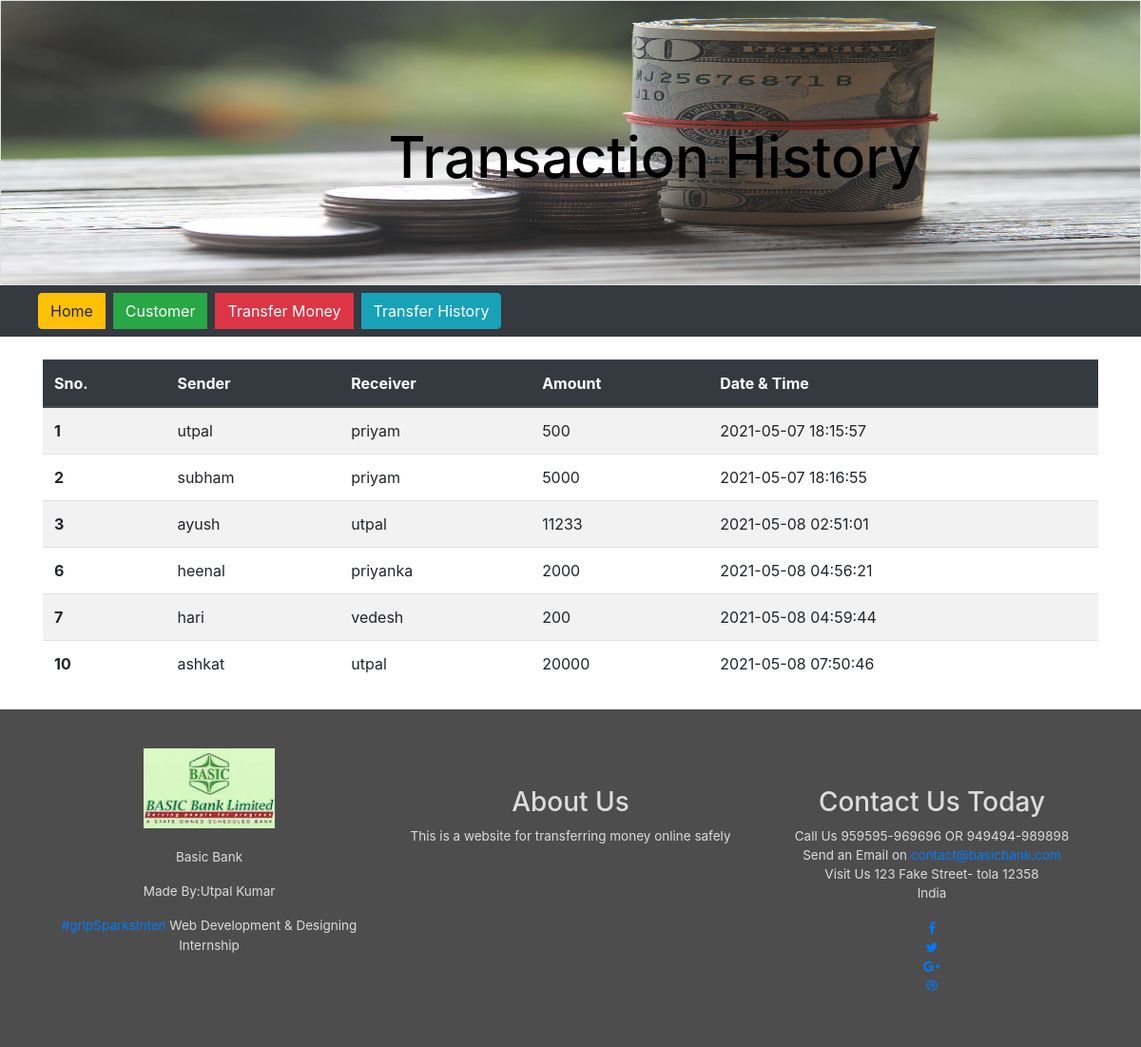
/transaction.php, run on the app's committed database.
### tables this page shows
CREATE TABLE `transactionhistory` (
  `sno` int(255) NOT NULL,
  `sender` varchar(50) NOT NULL,
  `sender_id` int(100) NOT NULL,
  `receiver` varchar(50) NOT NULL,
  `amount` int(255) NOT NULL,
  `time` timestamp NOT NULL DEFAULT current_timestamp(),
  `receiver_id` int(100) NOT NULL
);

### transaction.php (the view, shortened to what this page needs)
<?php include  'dbconn.php';
 $query = "SELECT * FROM transactionhistory";
$result  = mysqli_query($con, $query);
$row = mysqli_num_rows($result);
?>
<!DOCTYPE html>
<html lang="en">
<head>
    <link rel="stylesheet" href="https://stackpath.bootstrapcdn.com/bootstrap/4.4.1/css/bootstrap.min.css">
    <link rel="stylesheet" href="https://maxcdn.bootstrapcdn.com/font-awesome/4.5.0/css/font-awesome.min.css">
</head>
<body>
<div class="card" style=" width : 100%; height :300px;;">
<img src="stacked.jpg" class="image/img-fluid" alt="Responsive image" style="width : 100%;  opacity: 0.99; height:100%;">
<div class="glow"><h1 style="font-size:60px">&nbsp&nbsp&nbspTransaction History</h1></div>
  </div>
<nav class="navbar navbar-expand-sm bg-dark navbar-dark">
  <div class="collapse navbar-collapse" id="collapsibleNavbar">
    <ul class="navbar-nav">
      <li class="nav-item">
      <div class="btn-group">
      <a type="button" href="home.php" class="btn btn-warning" style="margin-left : 8px; ">Home</a>
  <a type="button" href="customer.php" class="btn btn-success" style="margin-left : 8px;   ">Customer</a>
  <a type="button" href="transfer.php" class="btn btn-danger" style="margin-left : 8px; ">Transfer Money</a>
  <a type="button" href="transaction.php"class="btn btn-info" style="margin-left : 8px; ">Transfer History</a>
</div>
    </ul>
  </div>
</nav>
<div class="container" style="margin-top : 2%;  margin-bottom : 2%; width : 100%;">
<table class="table table-striped table-hover " >
  <thead class="thead-dark">
    <tr>
      <th scope="col">Sno.</th>
      <th scope="col">Sender</th>
    <th scope="col">Receiver</th>
      <th scope="col">Amount</th>
      <th scope="col">Date & Time</th>
    </tr>
  </thead>
  <tbody>
      <?php  if($row >0){
          while($rows = mysqli_fetch_assoc($result)){
            $sno = $rows['sno'];
$sender = $rows['sender'];
$receiver = $rows['receiver'];
$amount  = $rows['amount'];
$time = $rows['time'];
    echo'<tr>
      <th scope="row">'.$sno.'</th>
      <td>'.$sender.'</td>
      <td>'.$receiver.'</td>
      <td>'.$amount.'</td>
      <td>'.$time.'</td>
    </tr>';
      }
  }
      ?>
  </tbody>
</table>
</div>
<footer class="footer" style="background-color:#4d4d4d">
    <div class="footer-widget-section">
        <div class="container text-center">
            <div class="row">
                <div class="col-sm-4 footer-block">
                    <div class="footer-widget widget_text">
                        <div class="footer-logo">
                        <br><br><a href="#"><img src="image/logo.jpg" alt=""></a>
                        </div>
                        <br> <p> Basic Bank</p>
                        <p>Made By:Utpal Kumar</p>
                        <p><a href="#">#gripSparksInten</a> Web Development & Designing Internship</p><br><br><br><br>
                    </div>
                </div>
                <div class="col-sm-4 footer-block">
                    <div class="footer-widget widget_text">
                    <br><br><br><br>   <h3>About Us</h3>
                        <p>This is a website for transferring money online safely</p><br><br><br><br>
                    </div>
                </div>
                <div class="col-sm-4 footer-block last">
                    <div class="footer-widget widget_text">
                    <br><br><br><br> <h3>Contact Us Today</h3>
                        <address>
                            Call Us 959595-969696 OR 949494-989898<br>
                            Send an Email on <a href="mailto:#">contact@basicbank.com</a><br>
                            Visit Us 123 Fake Street- tola 12358<br>
                            India
                        </address>
                        <ul class="list-inline social-links" >
                            <li><a href="#"><i class="fa fa-facebook"></i></a></li>
                            <li><a href="#"><i class="fa fa-twitter"></i></a></li>
                            <li><a href="#"><i class="fa fa-google-plus"></i></a></li>
                            <li><a href="#"><i class="fa fa-dribbble"></i></a></li>
                        </ul>
                    </div>
                </div>
            </div>
        </div>
    </div>
<link rel="stylesheet" href="https://stackpath.bootstrapcdn.com/bootstrap/4.4.1/css/bootstrap.min.css">
</body>
</html>

### tempelate.php (style rules this page uses)
body { background-color: #fff; font-family: cursive; }
.glow { font-size: 80px; color: black; text-align: center; animation: glow 1s ease-in-out infinite alternate; position : absolute; top : 43%; left : 30%; }

### transaction.php (style rules this page uses)
.footer-widget { color: #dcdcdc; font-size: 13.5px; }

### data on the page
transactionhistory: sno "1", sender "utpal", receiver "priyam", amount "500", time "2021-05-07 18:15:57"
transactionhistory: sno "2", sender "subham", receiver "priyam", amount "5000", time "2021-05-07 18:16:55"
transactionhistory: sno "3", sender "ayush", receiver "utpal", amount "11233", time "2021-05-08 02:51:01"
transactionhistory: sno "6", sender "heenal", receiver "priyanka", amount "2000", time "2021-05-08 04:56:21"
transactionhistory: sno "7", sender "hari", receiver "vedesh", amount "200", time "2021-05-08 04:59:44"
transactionhistory: sno "10", sender "ashkat", receiver "utpal", amount "20000", time "2021-05-08 07:50:46"
